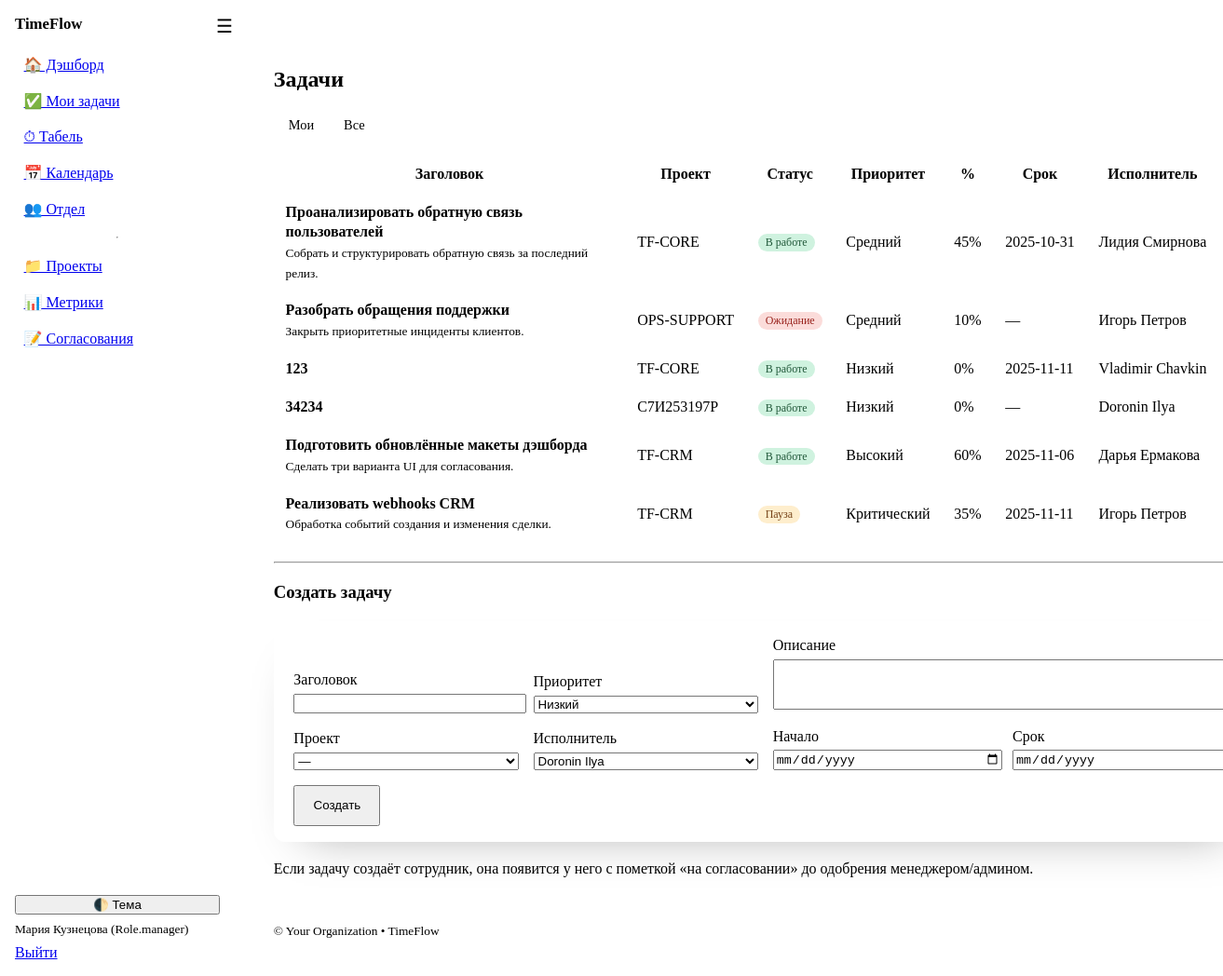
Page /tasks?mine=0 (signed in) on the earlier database version.
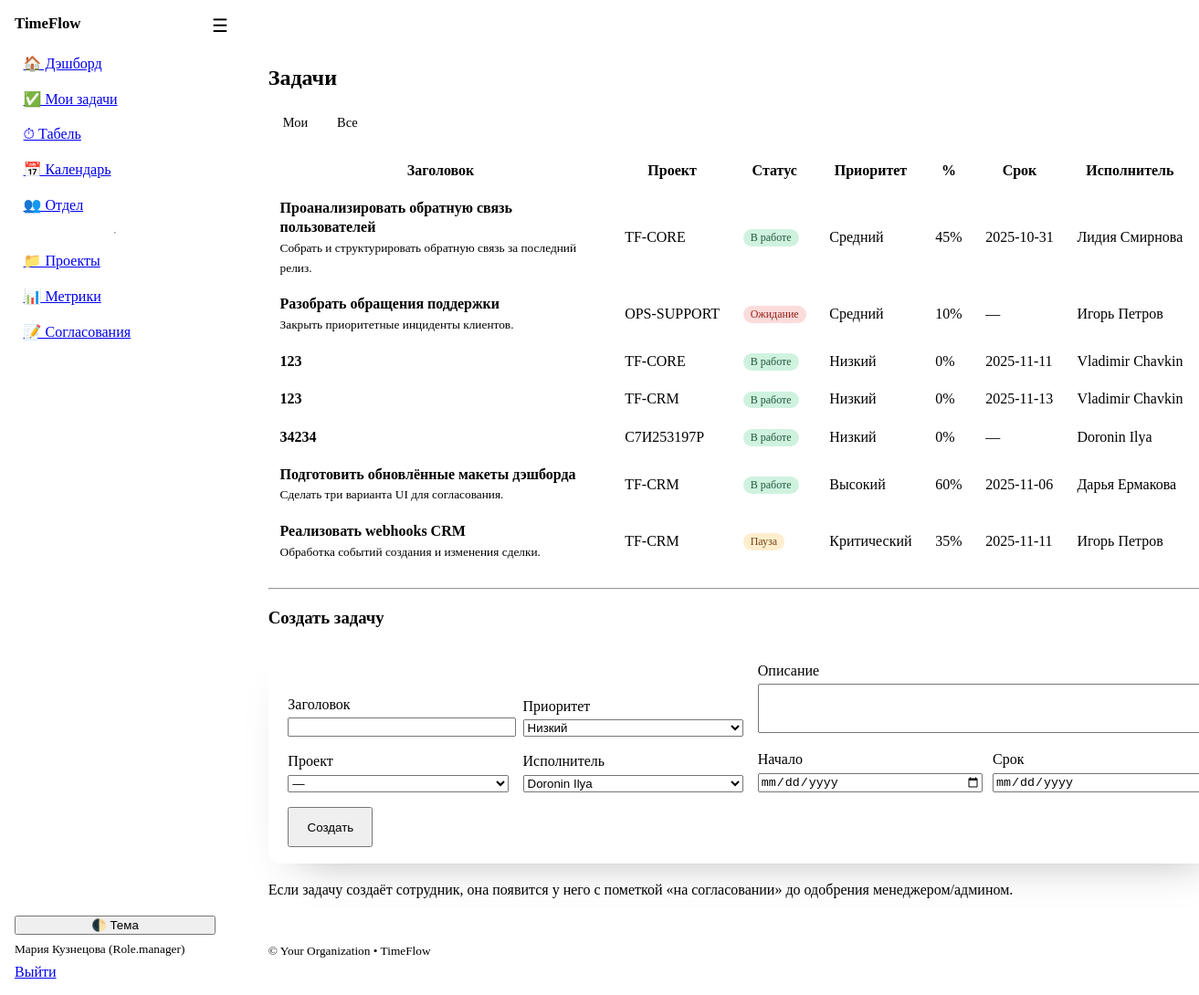
Same page on the later database version.
### models.py (models this page shows)
class Task(Base):
    __tablename__ = "tasks"
    id: Mapped[int] = mapped_column(Integer, primary_key=True)
    title: Mapped[str] = mapped_column(String(200))
    description: Mapped[str] = mapped_column(Text, default="")
    status: Mapped[TaskStatus] = mapped_column(Enum(TaskStatus), default=TaskStatus.in_progress)
    priority: Mapped[Priority] = mapped_column(Enum(Priority), default=Priority.medium)
    percent_complete: Mapped[int] = mapped_column(Integer, default=0)
    start_date: Mapped[dt.date | None] = mapped_column(Date, nullable=True)
    due_date: Mapped[dt.date | None] = mapped_column(Date, nullable=True)
    project_id: Mapped[int | None] = mapped_column(ForeignKey("projects.id"))
    assignee_id: Mapped[int] = mapped_column(ForeignKey("users.id"))
    created_by_id: Mapped[int] = mapped_column(ForeignKey("users.id"))
    created_at: Mapped[dt.datetime] = mapped_column(DateTime, default=dt.datetime.utcnow)
    project: Mapped["Project"] = relationship("Project", back_populates="tasks")
    assignee: Mapped["User"] = relationship(
        "User",
        back_populates="tasks",
        foreign_keys=[assignee_id],
    )
    created_by: Mapped["User"] = relationship(
        "User",
        foreign_keys=[created_by_id],
    )
    comments: Mapped[list["TaskComment"]] = relationship(back_populates="task")
    time_entries: Mapped[list["TimeEntry"]] = relationship(back_populates="task")
    approved: Mapped[bool] = mapped_column(Boolean, default=True)

class Project(Base):
    __tablename__ = "projects"
    id: Mapped[int] = mapped_column(Integer, primary_key=True)
    code: Mapped[str] = mapped_column(String(50), index=True)  # e.g., C7И**** or other code
    name: Mapped[str] = mapped_column(String(200))
    description: Mapped[str] = mapped_column(Text, default="")
    is_project: Mapped[bool] = mapped_column(Boolean, default=True)  # False = non-project bucket
    status: Mapped[str] = mapped_column(String(20), default="active")  # active/closed
    planned_hours: Mapped[float] = mapped_column(Float, default=0.0)
    owner_id: Mapped[int | None] = mapped_column(ForeignKey("users.id"))
    date_created: Mapped[dt.date] = mapped_column(Date, default=dt.date.today)
    planned_due_date: Mapped[dt.date | None] = mapped_column(Date, nullable=True)
    owner: Mapped["User"] = relationship()
    tasks: Mapped[list["Task"]] = relationship(back_populates="project")
    __table_args__ = (UniqueConstraint("code", name="uq_project_code"),)
    members: Mapped[list["ProjectMember"]] = relationship(
        backref="project", cascade="all, delete-orphan"
    )

class User(Base):
    __tablename__ = "users"
    id: Mapped[int] = mapped_column(Integer, primary_key=True, index=True)
    username: Mapped[str] = mapped_column(String(50), unique=True, index=True)
    full_name: Mapped[str] = mapped_column(String(120))
    email: Mapped[str] = mapped_column(String(200), unique=True)
    department: Mapped[str] = mapped_column(String(120), default="")
    role: Mapped[Role] = mapped_column(Enum(Role), default=Role.employee)
    is_active: Mapped[bool] = mapped_column(Boolean, default=True)
    hashed_password: Mapped[str] = mapped_column(String(255))
    created_at: Mapped[dt.datetime] = mapped_column(DateTime, default=dt.datetime.utcnow)
    tasks: Mapped[list["Task"]] = relationship(
        "Task",
        back_populates="assignee",
        foreign_keys="Task.assignee_id",
    )
    time_entries: Mapped[list["TimeEntry"]] = relationship(
        "TimeEntry",
        back_populates="user",
        foreign_keys="TimeEntry.user_id",
    )
    member_projects: Mapped[list["ProjectMember"]] = relationship(backref="user", cascade="all, delete-orphan")

### app.py (the view)
@app.get("/tasks", response_class=HTMLResponse)
def tasks_page(request: Request, db: Session = Depends(get_db), user: User = Depends(get_current_user), mine: int = 1):
    q = select(Task).order_by(Task.priority.desc(), Task.due_date.nulls_last())
    if mine:
        q = q.where(Task.assignee_id == user.id)
    tasks = db.scalars(q).all()
    projects = db.scalars(select(Project).where(Project.status == "active").order_by(Project.code)).all()
    users = db.scalars(select(User).order_by(User.full_name)).all(); return templates.TemplateResponse("tasks.html", {"request": request, "user": user, "tasks": tasks, "projects": projects, "users": users, "app_name": APP_NAME})

### templates/tasks.html (shortened to what this page needs)
{% extends "base.html" %}
{% block content_class %} content--wide{% endblock %}
{% block content %}
  <h2>Задачи {% if request.query_params.get('mine') == '1' %}(мои){% endif %}</h2>
  <nav class="segmented" aria-label="Фильтр списка задач">
    <a href="/tasks?mine=1" class="{% if request.query_params.get('mine') == '1' %}active{% endif %}">Мои</a>
    <a href="/tasks?mine=0" class="{% if request.query_params.get('mine') != '1' %}active{% endif %}">Все</a>
  </nav>
  <div class="table-wrapper sticky-table {% if tasks|length > 12 %}stick{% endif %}">
    <table>
      <thead><tr><th>Заголовок</th><th>Проект</th><th>Статус</th><th>Приоритет</th><th>%</th><th>Срок</th><th>Исполнитель</th><th>Согласование</th></tr></thead>
      <tbody>
        {% for t in tasks %}
        <tr>
          <td><strong>{{ t.title }}</strong><br><small>{{ t.description }}</small></td>
          <td>{{ t.project.code if t.project else "—" }}</td>
          <td><span class="badge status-{{ t.status|enum_value }}">{{ t.status|status_label }}</span></td>
          <td>{{ t.priority|priority_label }}</td>
          <td>{{ t.percent_complete }}%</td>
          <td>{{ t.due_date or "—" }}</td>
          <td>{{ t.assignee.full_name }}</td>
          <td>{% if t.approved %}OK{% else %}<span class="badge status-waiting">на согласовании</span>{% endif %}</td>
        </tr>
        {% endfor %}
      </tbody>
    </table>
  </div>
  <hr>
  <h3>Создать задачу</h3>
  <form method="post" action="/tasks/new" class="create-task-form">
    <label><span>Заголовок</span><input type="text" name="title" required></label>
    <label><span>Приоритет</span>
      <select name="priority">
        {% for p in Priority %}<option value="{{ p.value }}">{{ p|priority_label }}</option>{% endfor %}
      </select>
    </label>
    <label class="col-span-2"><span>Описание</span><textarea name="description"></textarea></label>
    <label><span>Проект</span>
      <select name="project_id">
        <option value="">—</option>
      </select>
    </label>
    <label><span>Исполнитель</span>
      <select name="assignee_id" required>
        {% for u in users %}<option value="{{ u.id }}">{{ u.full_name }}</option>{% endfor %}
      </select>
    </label>
    <label><span>Начало</span><input type="date" name="start_date"></label>
    <label><span>Срок</span><input type="date" name="due_date"></label>
    <button type="submit" class="primary">Создать</button>
  </form>
  <p class="muted">Если задачу создаёт сотрудник, она появится у него с пометкой «на согласовании» до одобрения менеджером/админом.</p>
{% endblock %}

Differences in the rows shown:
added Task: title "123", project "TF-CRM", status|status_label "В работе", priority|priority_label "Низкий", percent_complete "0", due_date "2025-11-13", assignee.full_name "Vladimir Chavkin"
